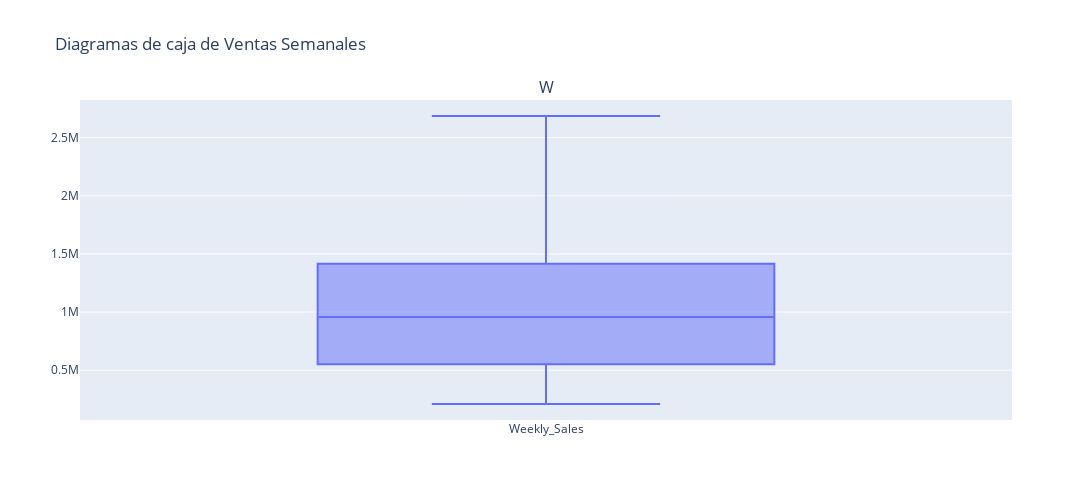

The notebook cell saved with this chart:
### Code cell
fig = sp.make_subplots(rows=1, cols=1, subplot_titles=("Weekly_Sales"))
fig.add_trace(go.Box(y=df['Weekly_Sales'], name='Weekly_Sales'), row=1, col=1)
fig.update_layout(
    title_text="Diagramas de caja de Ventas Semanales",
    showlegend=False,
    height=500,
    width=1200
)
fig.show()

### Figure 1 — Plotly figure (JSON) as saved in the notebook; plotly's stock layout.template omitted (floating-point values rounded to 4 significant figures; data arrays with more than 128 entries replaced by an {"elided": "..."} marker saying what was removed)
{"data": [{"name": "Weekly_Sales", "type": "box", "xaxis": "x", "y": {"elided": "6401 float values"}, "yaxis": "y"}], "layout": {"annotations": [{"font": {"size": 16}, "showarrow": false, "text": "W", "x": 0.5, "xanchor": "center", "xref": "paper", "y": 1, "yanchor": "bottom", "yref": "paper"}], "height": 500, "showlegend": false, "title": {"text": "Diagramas de caja de Ventas Semanales"}, "width": 1200, "xaxis": {"anchor": "y", "domain": [0, 1]}, "yaxis": {"anchor": "x", "domain": [0, 1]}}}
